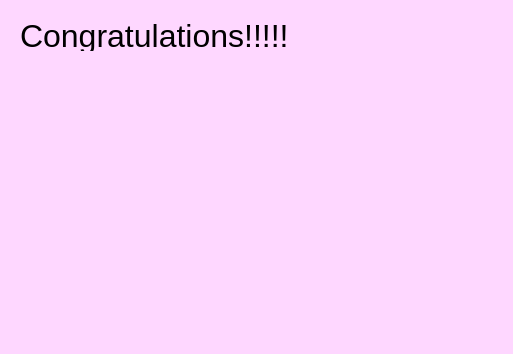
<?xml version="1.0" encoding="UTF-8"?>
<ui version="4.0">
 <class>resultsontest</class>
 <widget class="QDialog" name="resultsontest">
  <property name="geometry">
   <rect>
    <x>0</x>
    <y>0</y>
    <width>513</width>
    <height>354</height>
   </rect>
  </property>
  <property name="windowTitle">
   <string>Dialog</string>
  </property>
  <property name="styleSheet">
   <string notr="true">background: rgb(254, 215, 255);</string>
  </property>
  <widget class="QLabel" name="label">
   <property name="geometry">
    <rect>
     <x>20</x>
     <y>20</y>
     <width>421</width>
     <height>31</height>
    </rect>
   </property>
   <property name="font">
    <font>
     <pointsize>24</pointsize>
    </font>
   </property>
   <property name="text">
    <string>Congratulations!!!!!</string>
   </property>
  </widget>
  <widget class="QWidget" name="verticalLayoutWidget">
   <property name="geometry">
    <rect>
     <x>0</x>
     <y>10</y>
     <width>2</width>
     <height>2</height>
    </rect>
   </property>
   <layout class="QVBoxLayout" name="verticalLayout"/>
  </widget>
 </widget>
 <resources/>
 <connections/>
</ui>
